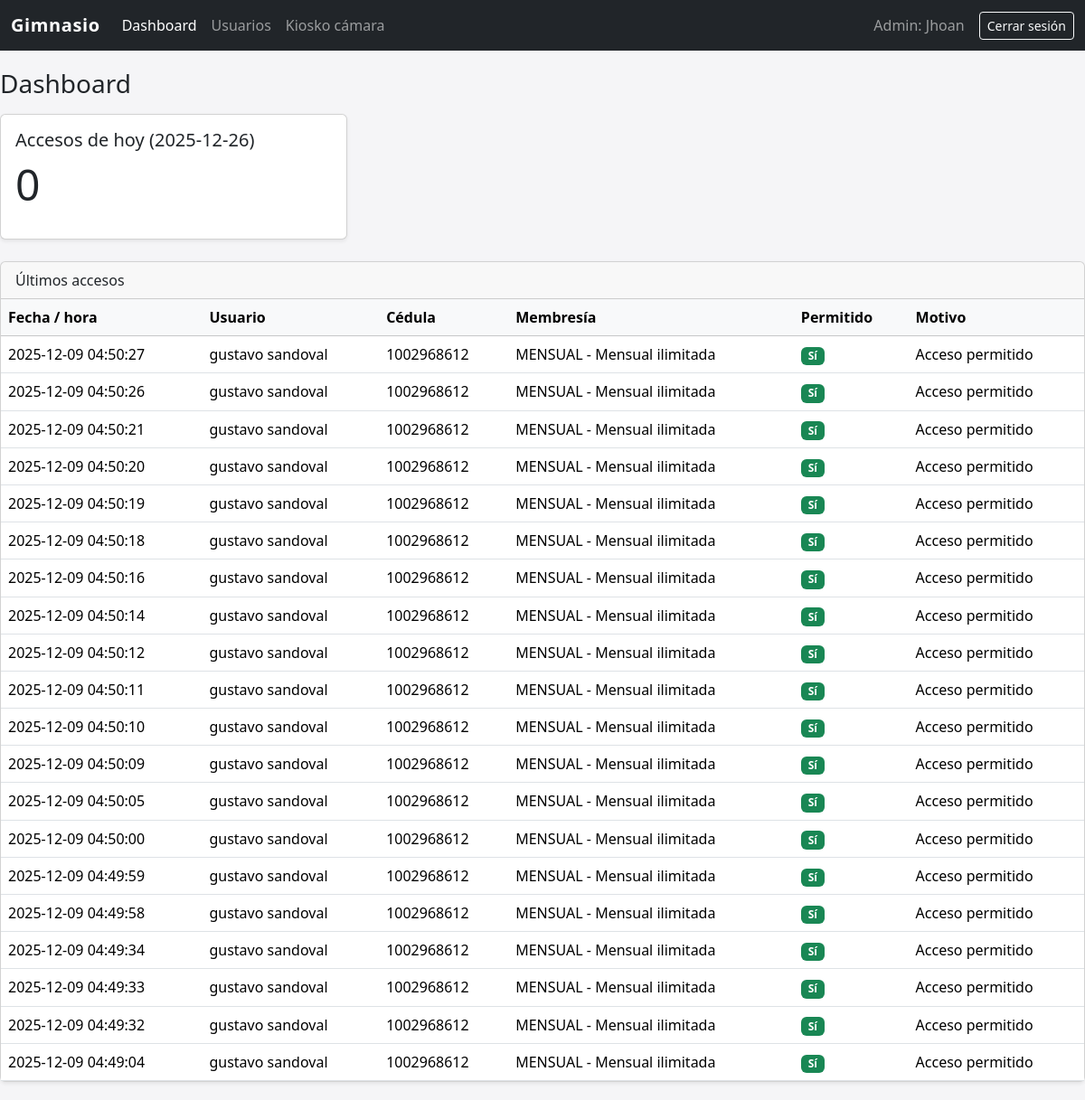
The page / (signed in) on the database as committed earlier.
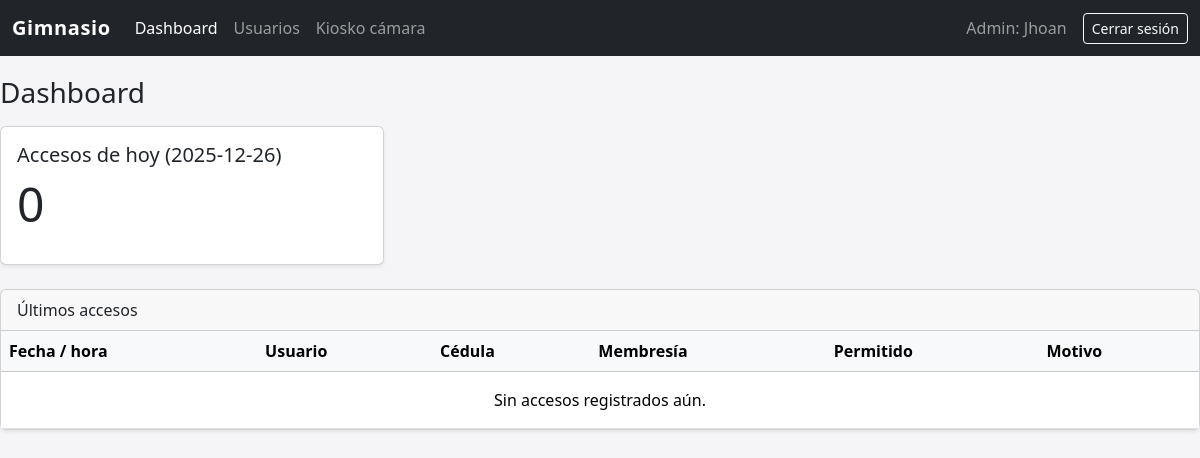
The same page on the database as committed later.
### tables this page shows
CREATE TABLE accesos (
            id                    INTEGER PRIMARY KEY AUTOINCREMENT,
            socio_id              INTEGER,
            permitido             INTEGER NOT NULL,
            motivo                TEXT,
            tipo_membresia_codigo TEXT,
            momento               TEXT NOT NULL DEFAULT (datetime('now')),
            FOREIGN KEY(socio_id) REFERENCES socios(id),
            FOREIGN KEY(tipo_membresia_codigo) REFERENCES tipo_membresia(codigo)
        );

CREATE TABLE socios (
            id              INTEGER PRIMARY KEY AUTOINCREMENT,
            nombre          TEXT NOT NULL,
            apellido        TEXT NOT NULL,
            cedula          TEXT NOT NULL UNIQUE,
            edad            INTEGER,
            activo          INTEGER NOT NULL DEFAULT 1,
            fecha_creacion  TEXT NOT NULL DEFAULT (date('now'))
        );

CREATE TABLE tipo_membresia (
            codigo                  TEXT PRIMARY KEY,
            descripcion             TEXT NOT NULL,
            dias_duracion           INTEGER NOT NULL,
            tickets_totales_default INTEGER,
            permite_ilimitado       INTEGER NOT NULL DEFAULT 0
        );

### app.py (the view)
@app.route("/")
@requiere_login
def dashboard():
    conn = get_connection()
    conn.row_factory = None
    cur = conn.cursor()
    cur.execute("SELECT DATE('now','localtime')")
    hoy = cur.fetchone()[0]
    cur.execute("""
        SELECT COUNT(DISTINCT socio_id)
        FROM accesos
        WHERE DATE(momento) = DATE('now','localtime')
          AND permitido = 1
          AND socio_id IS NOT NULL
    """)
    accesos_hoy = cur.fetchone()[0]
    cur.execute("""
        SELECT a.momento, a.permitido, a.motivo,
               s.nombre, s.apellido, s.cedula,
               tm.codigo AS tipo_codigo, tm.descripcion AS tipo_descripcion
        FROM accesos a
        LEFT JOIN socios s ON s.id = a.socio_id
        LEFT JOIN tipo_membresia tm ON tm.codigo = a.tipo_membresia_codigo
        WHERE a.permitido = 1
          AND a.socio_id IS NOT NULL
        ORDER BY a.momento DESC
        LIMIT 20
    """)
    rows = cur.fetchall()
    conn.close()
    accesos = []
    for r in rows:
        accesos.append({
            "momento": r[0],
            "permitido": r[1],
            "motivo": r[2],
            "nombre": r[3],
            "apellido": r[4],
            "cedula": r[5],
            "tipo_codigo": r[6],
            "tipo_descripcion": r[7],
        })
    return render_template(
        "dashboard.html",
        hoy=hoy,
        accesos_hoy=accesos_hoy,
        accesos=accesos,
    )

### app.py (called while the page is built)
def requiere_login(fn):
    from functools import wraps
    @wraps(fn)
    def wrapper(*args, **kwargs):
        if "admin_username" not in session:
            return redirect(url_for("login"))
        return fn(*args, **kwargs)
    return wrapper

### db.py (called while the page is built)
def get_connection():
    conn = sqlite3.connect(DB_PATH, timeout=15, check_same_thread=False)
    conn.row_factory = sqlite3.Row
    return conn

### templates/dashboard.html (shortened to what this page needs)
{% extends "base.html" %}
{% block content %}
<h1 class="h3 mb-3">Dashboard</h1>
<div class="row mb-4">
    <div class="col-md-4">
        <div class="card shadow-sm">
            <div class="card-body">
                <h5 class="card-title">Accesos de hoy ({{ hoy }})</h5>
                <p class="display-5">{{ accesos_hoy }}</p>
            </div>
        </div>
    </div>
</div>
<div class="card shadow-sm">
    <div class="card-header">
        Últimos accesos
    </div>
    <div class="card-body p-0">
        <div class="table-responsive">
            <table class="table table-hover mb-0">
                <thead class="table-light">
                    <tr>
                        <th>Fecha / hora</th>
                        <th>Usuario</th>
                        <th>Cédula</th>
                        <th>Membresía</th>
                        <th>Permitido</th>
                        <th>Motivo</th>
                    </tr>
                </thead>
                <tbody>
                    {% for a in accesos %}
                    <tr>
                        <td>{{ a.momento }}</td>
                        <td>{{ a.nombre }} {{ a.apellido }}</td>
                        <td>{{ a.cedula or '—' }}</td>
                        <td>
                            {% if a.tipo_codigo %}
                            {{ a.tipo_codigo }} - {{ a.tipo_descripcion }}
                            {% else %}
                            —
                            {% endif %}
                        </td>
                        <td>
                            {% if a.permitido %}
                            <span class="badge bg-success">Sí</span>
                            {% else %}
                            <span class="badge bg-danger">No</span>
                            {% endif %}
                        </td>
                        <td>{{ a.motivo }}</td>
                    </tr>
                    {% else %}
                    <tr>
                        <td colspan="6" class="text-center py-3">Sin accesos registrados aún.</td>
                    </tr>
                    {% endfor %}
                </tbody>
            </table>
        </div>
    </div>
</div>
{% endblock %}

Rows that differ between the two databases and show on the page:
removed accesos: momento "2025-12-09 04:50:27", nombre "gustavo", apellido "sandoval", cedula "1002968612", tipo_codigo "MENSUAL", tipo_descripcion "Mensual ilimitada", permitido "Sí", motivo "Acceso permitido"
removed accesos: momento "2025-12-09 04:50:26", nombre "gustavo", apellido "sandoval", cedula "1002968612", tipo_codigo "MENSUAL", tipo_descripcion "Mensual ilimitada", permitido "Sí", motivo "Acceso permitido"
removed accesos: momento "2025-12-09 04:50:21", nombre "gustavo", apellido "sandoval", cedula "1002968612", tipo_codigo "MENSUAL", tipo_descripcion "Mensual ilimitada", permitido "Sí", motivo "Acceso permitido"
removed accesos: momento "2025-12-09 04:50:20", nombre "gustavo", apellido "sandoval", cedula "1002968612", tipo_codigo "MENSUAL", tipo_descripcion "Mensual ilimitada", permitido "Sí", motivo "Acceso permitido"
removed accesos: momento "2025-12-09 04:50:19", nombre "gustavo", apellido "sandoval", cedula "1002968612", tipo_codigo "MENSUAL", tipo_descripcion "Mensual ilimitada", permitido "Sí", motivo "Acceso permitido"
removed accesos: momento "2025-12-09 04:50:18", nombre "gustavo", apellido "sandoval", cedula "1002968612", tipo_codigo "MENSUAL", tipo_descripcion "Mensual ilimitada", permitido "Sí", motivo "Acceso permitido"
removed accesos: momento "2025-12-09 04:50:16", nombre "gustavo", apellido "sandoval", cedula "1002968612", tipo_codigo "MENSUAL", tipo_descripcion "Mensual ilimitada", permitido "Sí", motivo "Acceso permitido"
removed accesos: momento "2025-12-09 04:50:14", nombre "gustavo", apellido "sandoval", cedula "1002968612", tipo_codigo "MENSUAL", tipo_descripcion "Mensual ilimitada", permitido "Sí", motivo "Acceso permitido"
removed accesos: momento "2025-12-09 04:50:12", nombre "gustavo", apellido "sandoval", cedula "1002968612", tipo_codigo "MENSUAL", tipo_descripcion "Mensual ilimitada", permitido "Sí", motivo "Acceso permitido"
removed accesos: momento "2025-12-09 04:50:11", nombre "gustavo", apellido "sandoval", cedula "1002968612", tipo_codigo "MENSUAL", tipo_descripcion "Mensual ilimitada", permitido "Sí", motivo "Acceso permitido"
removed accesos: momento "2025-12-09 04:50:10", nombre "gustavo", apellido "sandoval", cedula "1002968612", tipo_codigo "MENSUAL", tipo_descripcion "Mensual ilimitada", permitido "Sí", motivo "Acceso permitido"
removed accesos: momento "2025-12-09 04:50:09", nombre "gustavo", apellido "sandoval", cedula "1002968612", tipo_codigo "MENSUAL", tipo_descripcion "Mensual ilimitada", permitido "Sí", motivo "Acceso permitido"
removed accesos: momento "2025-12-09 04:50:05", nombre "gustavo", apellido "sandoval", cedula "1002968612", tipo_codigo "MENSUAL", tipo_descripcion "Mensual ilimitada", permitido "Sí", motivo "Acceso permitido"
removed accesos: momento "2025-12-09 04:50:00", nombre "gustavo", apellido "sandoval", cedula "1002968612", tipo_codigo "MENSUAL", tipo_descripcion "Mensual ilimitada", permitido "Sí", motivo "Acceso permitido"
removed accesos: momento "2025-12-09 04:49:59", nombre "gustavo", apellido "sandoval", cedula "1002968612", tipo_codigo "MENSUAL", tipo_descripcion "Mensual ilimitada", permitido "Sí", motivo "Acceso permitido"
removed accesos: momento "2025-12-09 04:49:58", nombre "gustavo", apellido "sandoval", cedula "1002968612", tipo_codigo "MENSUAL", tipo_descripcion "Mensual ilimitada", permitido "Sí", motivo "Acceso permitido"
removed accesos: momento "2025-12-09 04:49:34", nombre "gustavo", apellido "sandoval", cedula "1002968612", tipo_codigo "MENSUAL", tipo_descripcion "Mensual ilimitada", permitido "Sí", motivo "Acceso permitido"
removed accesos: momento "2025-12-09 04:49:33", nombre "gustavo", apellido "sandoval", cedula "1002968612", tipo_codigo "MENSUAL", tipo_descripcion "Mensual ilimitada", permitido "Sí", motivo "Acceso permitido"
removed accesos: momento "2025-12-09 04:49:32", nombre "gustavo", apellido "sandoval", cedula "1002968612", tipo_codigo "MENSUAL", tipo_descripcion "Mensual ilimitada", permitido "Sí", motivo "Acceso permitido"
removed accesos: momento "2025-12-09 04:49:04", nombre "gustavo", apellido "sandoval", cedula "1002968612", tipo_codigo "MENSUAL", tipo_descripcion "Mensual ilimitada", permitido "Sí", motivo "Acceso permitido"
Other text that changed with them:
text now shown: "Sin accesos registrados aún."
